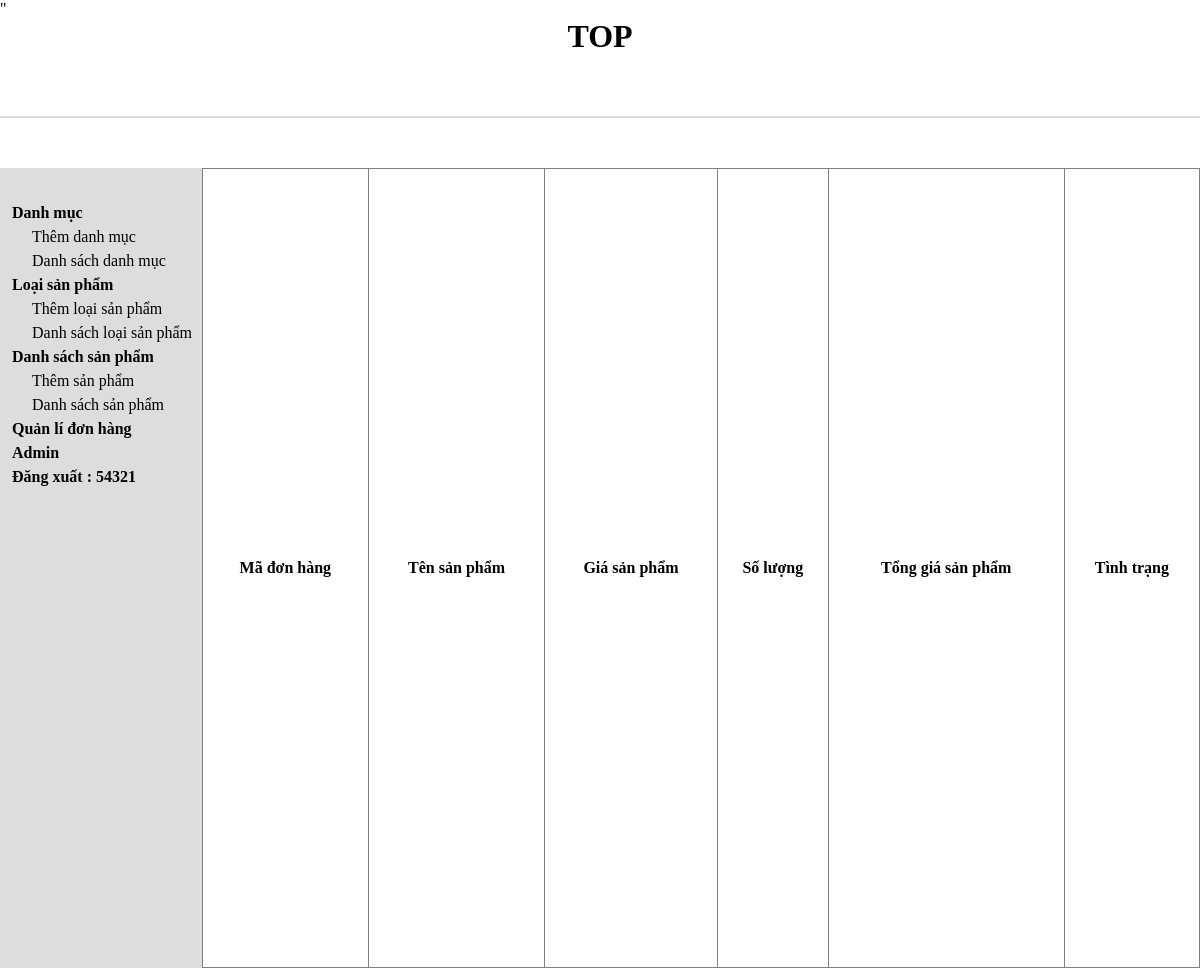
Before: /admin/view_orders.php?code=72304 (signed in) with the older database file.
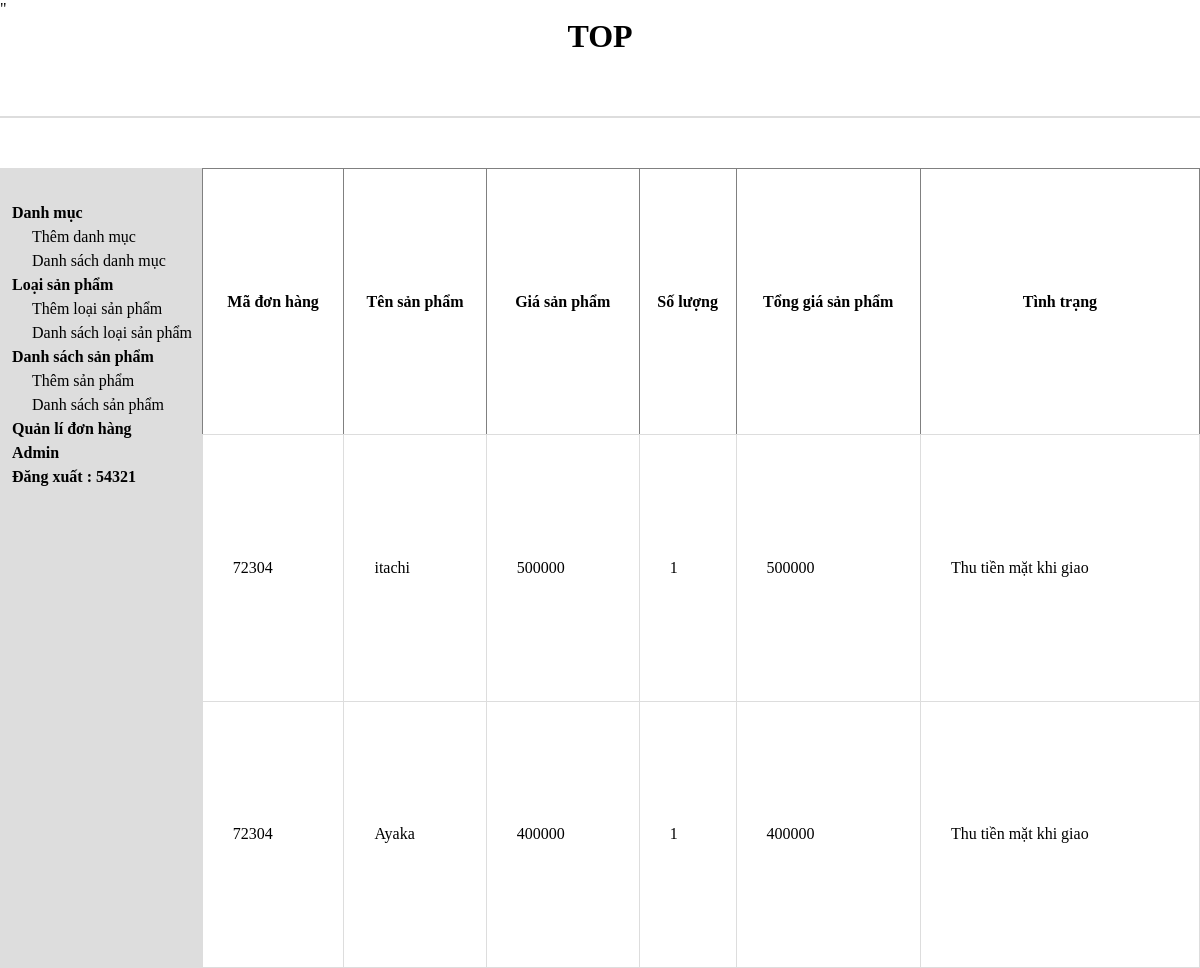
After: the same page with the newer database file.
### tables this page shows
CREATE TABLE `tbl_cart_details` (
  `cart_details_id` int(11) NOT NULL,
  `cart_code` int(11) NOT NULL,
  `product_id` int(11) NOT NULL,
  `quantity` int(11) NOT NULL,
  `paid` int(11) NOT NULL
);

CREATE TABLE `tbl_product` (
  `product_id` int(11) NOT NULL,
  `product_name` varchar(255) NOT NULL,
  `category_id` int(11) NOT NULL,
  `brand_id` int(11) NOT NULL,
  `product_price` varchar(255) NOT NULL,
  `product_sale` varchar(255) NOT NULL,
  `product_desc` varchar(255) NOT NULL,
  `product_img` varchar(255) NOT NULL
);

### admin/view_orders.php (the view)
<?php
include "./header.php";
include "./slider.php";
include "./class/product-class.php";
?>
<?php
    $sql_order = "SELECT * FROM tbl_cart_details
    JOIN tbl_product
    ON tbl_cart_details.product_id = tbl_product.product_id
    WHERE tbl_cart_details.cart_code = '$_GET[code]'
    ORDER BY tbl_cart_details.cart_details_id DESC";
    $query_orders_list = mysqli_query($con,$sql_order);
?>
<table style="width:100%" border="1" style="border-collapse: collapse;">
    <tr>
        <th>Mã đơn hàng</th>
        <th>Tên sản phẩm</th>
        <th>Giá sản phẩm</th>
        <th>Số lượng</th>
        <th>Tổng giá sản phẩm</th>
        <th>Tình trạng</th>
    </tr>
    <?php
    while($row = mysqli_fetch_array($query_orders_list)){
    ?>
    <tr>
        <td><?php echo $row['cart_code'] ?></td>
        <td><?php echo $row['product_name'] ?></td>
        <td><?php echo $row['product_price'] ?></td>
        <td><?php echo $row['quantity'] ?></td>
        <td><?php echo $row['product_price']*$row['quantity']?></td>
        <td>
            <?php
            if($row['paid']==1){
                echo "Đã thanh toán online";
            }else{
                echo "Thu tiền mặt khi giao";
            }
            ?>
        </td>
    </tr>
    <?php
        }
    ?>
</table>

Changed rows visible on the page:
added tbl_cart_details: cart_code "72304", product.product_name "itachi", product.product_price "500000", quantity "1", $row['product_price']*$row['quantity'] "500000", paid "Thu tiền mặt khi giao"
added tbl_cart_details: cart_code "72304", product.product_name "Ayaka", product.product_price "400000", quantity "1", $row['product_price']*$row['quantity'] "400000", paid "Thu tiền mặt khi giao"
